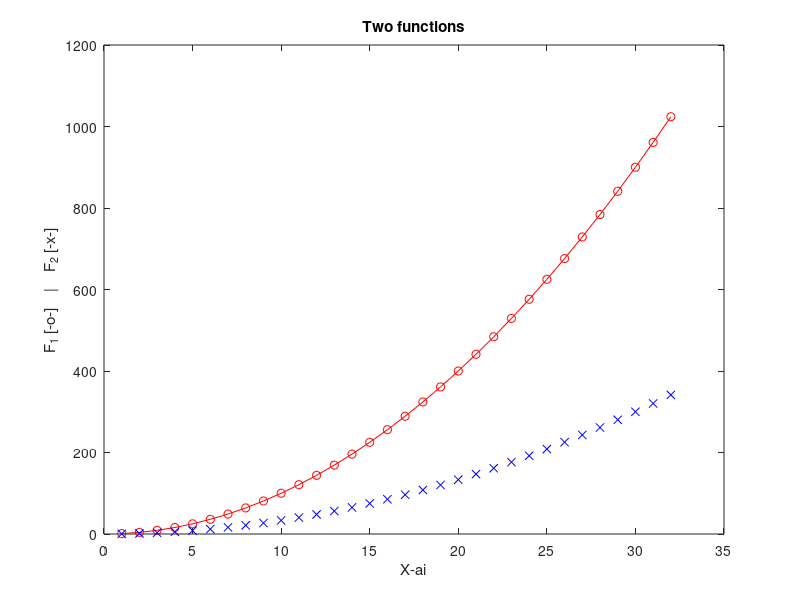

Reproduce this figure in MATLAB.
% Yahor Liashko, EDlfu25/2, 22.09.2026 

x = 1:32;
y = x.^2;

plot(x, y, 'o-r', x, y/3, 'xb')
title('Two functions')
xlabel('X-ai')
ylabel('F_1 [-o-]    |    F_2 [-x-]')
